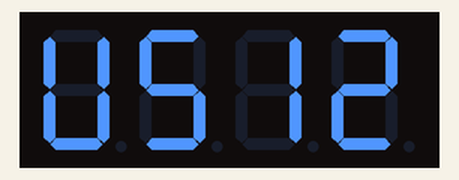
Bench run of a sketch on a simulated Arduino Uno, built with avr-gcc and run on an emulated ATmega328P. Shown: 4-digit seven-segment display.

Above: at 0.1 s.
At 1.1 s:
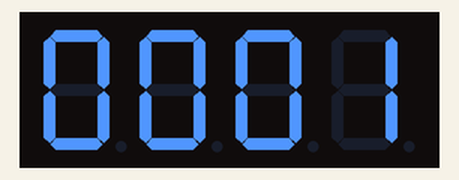
At 5.8 s:
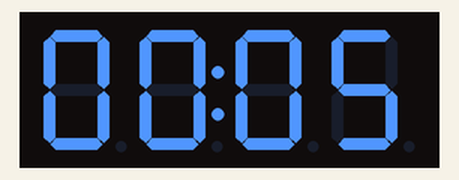
At 10.5 s:
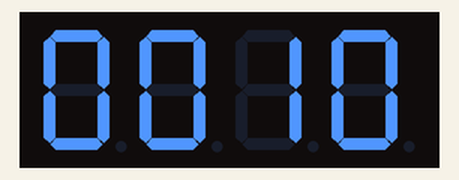
At 19.9 s:
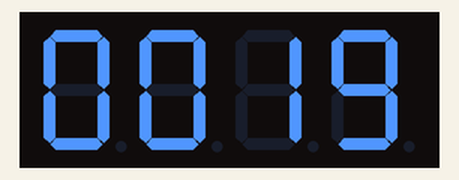
At 39.1 s:
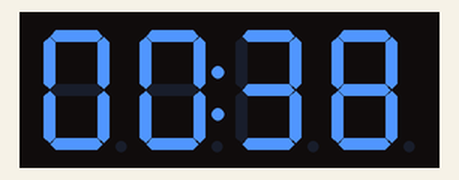

Measured:
- what the display in image 2 shows lasts 0.6 s, from 5.7 s to 6.3 s

The sketch:

Exemplo.ino
```cpp
// Projeto Cronômetro com Arduino e Display TM1637
// Visite nosso site e confira nossa diversidade de produtos
// Link da Loja: www.usinainfo.com.br

#include "TM1637Display.h" // Inclui a biblioteca TM1637Display

#define CLK 2 // Define pino 2 como CLK
#define DIO 3 // Define pino 3 como DIO

// Para configurações personalizadas junto ao display de 7 segmentos
// utiliza-se o seguinte esquema, no qual cada letra representa um segmento:

//      -         A
//    |   |     F   B
//      -         G
//    |   |     E   C
//      -         D

// Segue abaixo exemplo de nomeação para o anagrama US12,
// em comemoração aos 12 anos da usinainfo, veja:

const uint8_t US12[] = {
  SEG_B | SEG_C | SEG_D | SEG_E | SEG_F,          // U
  SEG_A | SEG_F | SEG_G | SEG_C | SEG_D,          // S
  SEG_B | SEG_C,                                  // 1
  SEG_A | SEG_B | SEG_G | SEG_E | SEG_D,          // 2
};


// Cria uma variável de exibição na biblioteca TM1637
TM1637Display display(CLK, DIO);

void setup() {

// Ajusta a iluminação no tempo x em milisegundos
display.setBrightness(10);
// Imprime o anagrama US12 na tela do display
display.setSegments(US12);
delay(1000);
}

void loop() {

// Cria Variável para armazenar caractere
uint8_t position[] = { 0, 0, 0, 0 };

// Armazena em segundos o tempo ligado do Arduino
long cas = millis() / 1000;

// Calculo individual para posição no display
position[0] = display.encodeDigit((cas / 60) / 10); // Dezena de minuto
position[1] = display.encodeDigit((cas / 60) % 10); // Unidade de minuto
position[2] = display.encodeDigit((cas % 60) / 10); // Dezena de segundo
position[3] = display.encodeDigit((cas % 60) % 10); // Unidade de segundo

//Organiza as informações do display
display.setSegments(position);
delay(500);

// Variável para inclusão do sinal ":" entre min e seg
position[1] = position[1] + 128;
display.setSegments(position);
delay(500);
}
```
